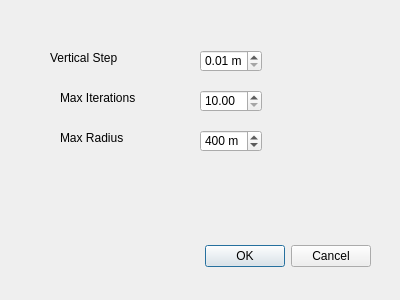
<?xml version="1.0" encoding="UTF-8"?>
<ui version="4.0">
 <class>Dialog</class>
 <widget class="QDialog" name="Dialog">
  <property name="geometry">
   <rect>
    <x>0</x>
    <y>0</y>
    <width>400</width>
    <height>300</height>
   </rect>
  </property>
  <property name="windowTitle">
   <string>Dialog</string>
  </property>
  <widget class="QDialogButtonBox" name="buttonBox">
   <property name="geometry">
    <rect>
     <x>30</x>
     <y>240</y>
     <width>341</width>
     <height>32</height>
    </rect>
   </property>
   <property name="orientation">
    <enum>Qt::Horizontal</enum>
   </property>
   <property name="standardButtons">
    <set>QDialogButtonBox::Cancel|QDialogButtonBox::Ok</set>
   </property>
  </widget>
  <widget class="QDoubleSpinBox" name="step_h_box">
   <property name="geometry">
    <rect>
     <x>200</x>
     <y>50</y>
     <width>62</width>
     <height>22</height>
    </rect>
   </property>
   <property name="suffix">
    <string> m</string>
   </property>
   <property name="minimum">
    <double>0.010000000000000</double>
   </property>
   <property name="maximum">
    <double>10.000000000000000</double>
   </property>
   <property name="singleStep">
    <double>0.020000000000000</double>
   </property>
  </widget>
  <widget class="QLabel" name="label">
   <property name="geometry">
    <rect>
     <x>50</x>
     <y>50</y>
     <width>91</width>
     <height>16</height>
    </rect>
   </property>
   <property name="text">
    <string>Vertical Step</string>
   </property>
  </widget>
  <widget class="QDoubleSpinBox" name="max_iter_box">
   <property name="geometry">
    <rect>
     <x>200</x>
     <y>90</y>
     <width>62</width>
     <height>22</height>
    </rect>
   </property>
   <property name="minimum">
    <double>10.000000000000000</double>
   </property>
   <property name="maximum">
    <double>100000.000000000000000</double>
   </property>
   <property name="singleStep">
    <double>100.000000000000000</double>
   </property>
  </widget>
  <widget class="QLabel" name="label_2">
   <property name="geometry">
    <rect>
     <x>60</x>
     <y>90</y>
     <width>101</width>
     <height>16</height>
    </rect>
   </property>
   <property name="text">
    <string>Max Iterations</string>
   </property>
  </widget>
  <widget class="QLabel" name="label_3">
   <property name="geometry">
    <rect>
     <x>60</x>
     <y>130</y>
     <width>101</width>
     <height>16</height>
    </rect>
   </property>
   <property name="text">
    <string>Max Radius</string>
   </property>
  </widget>
  <widget class="QDoubleSpinBox" name="max_radius_box">
   <property name="geometry">
    <rect>
     <x>200</x>
     <y>130</y>
     <width>62</width>
     <height>22</height>
    </rect>
   </property>
   <property name="suffix">
    <string> m</string>
   </property>
   <property name="decimals">
    <number>0</number>
   </property>
   <property name="minimum">
    <double>10.000000000000000</double>
   </property>
   <property name="maximum">
    <double>10000.000000000000000</double>
   </property>
   <property name="singleStep">
    <double>50.000000000000000</double>
   </property>
   <property name="value">
    <double>400.000000000000000</double>
   </property>
  </widget>
 </widget>
 <resources/>
 <connections>
  <connection>
   <sender>buttonBox</sender>
   <signal>accepted()</signal>
   <receiver>Dialog</receiver>
   <slot>accept()</slot>
   <hints>
    <hint type="sourcelabel">
     <x>248</x>
     <y>254</y>
    </hint>
    <hint type="destinationlabel">
     <x>157</x>
     <y>274</y>
    </hint>
   </hints>
  </connection>
  <connection>
   <sender>buttonBox</sender>
   <signal>rejected()</signal>
   <receiver>Dialog</receiver>
   <slot>reject()</slot>
   <hints>
    <hint type="sourcelabel">
     <x>316</x>
     <y>260</y>
    </hint>
    <hint type="destinationlabel">
     <x>286</x>
     <y>274</y>
    </hint>
   </hints>
  </connection>
 </connections>
</ui>
